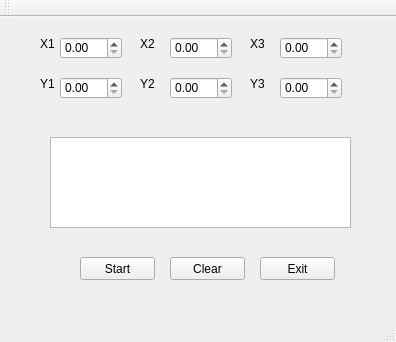
<?xml version="1.0" encoding="UTF-8"?>
<ui version="4.0">
 <class>lineal</class>
 <widget class="QMainWindow" name="lineal">
  <property name="geometry">
   <rect>
    <x>0</x>
    <y>0</y>
    <width>396</width>
    <height>342</height>
   </rect>
  </property>
  <property name="windowTitle">
   <string>lineal</string>
  </property>
  <widget class="QWidget" name="centralWidget">
   <widget class="QDoubleSpinBox" name="bx1">
    <property name="geometry">
     <rect>
      <x>60</x>
      <y>20</y>
      <width>62</width>
      <height>22</height>
     </rect>
    </property>
   </widget>
   <widget class="QDoubleSpinBox" name="by1">
    <property name="geometry">
     <rect>
      <x>60</x>
      <y>60</y>
      <width>62</width>
      <height>22</height>
     </rect>
    </property>
   </widget>
   <widget class="QPushButton" name="start">
    <property name="geometry">
     <rect>
      <x>80</x>
      <y>240</y>
      <width>75</width>
      <height>23</height>
     </rect>
    </property>
    <property name="text">
     <string>Start</string>
    </property>
   </widget>
   <widget class="QPushButton" name="clear">
    <property name="geometry">
     <rect>
      <x>170</x>
      <y>240</y>
      <width>75</width>
      <height>23</height>
     </rect>
    </property>
    <property name="text">
     <string>Clear</string>
    </property>
   </widget>
   <widget class="QPushButton" name="exit">
    <property name="geometry">
     <rect>
      <x>260</x>
      <y>240</y>
      <width>75</width>
      <height>23</height>
     </rect>
    </property>
    <property name="text">
     <string>Exit</string>
    </property>
   </widget>
   <widget class="QLabel" name="label">
    <property name="geometry">
     <rect>
      <x>40</x>
      <y>20</y>
      <width>47</width>
      <height>13</height>
     </rect>
    </property>
    <property name="text">
     <string>X1</string>
    </property>
   </widget>
   <widget class="QLabel" name="label_2">
    <property name="geometry">
     <rect>
      <x>40</x>
      <y>60</y>
      <width>47</width>
      <height>13</height>
     </rect>
    </property>
    <property name="text">
     <string>Y1</string>
    </property>
   </widget>
   <widget class="QDoubleSpinBox" name="bx2">
    <property name="geometry">
     <rect>
      <x>170</x>
      <y>20</y>
      <width>62</width>
      <height>22</height>
     </rect>
    </property>
   </widget>
   <widget class="QDoubleSpinBox" name="by2">
    <property name="geometry">
     <rect>
      <x>170</x>
      <y>60</y>
      <width>62</width>
      <height>22</height>
     </rect>
    </property>
   </widget>
   <widget class="QDoubleSpinBox" name="bx3">
    <property name="geometry">
     <rect>
      <x>280</x>
      <y>20</y>
      <width>62</width>
      <height>22</height>
     </rect>
    </property>
   </widget>
   <widget class="QDoubleSpinBox" name="by3">
    <property name="geometry">
     <rect>
      <x>280</x>
      <y>60</y>
      <width>62</width>
      <height>22</height>
     </rect>
    </property>
   </widget>
   <widget class="QLabel" name="label_3">
    <property name="geometry">
     <rect>
      <x>140</x>
      <y>20</y>
      <width>47</width>
      <height>13</height>
     </rect>
    </property>
    <property name="text">
     <string>X2</string>
    </property>
   </widget>
   <widget class="QLabel" name="label_4">
    <property name="geometry">
     <rect>
      <x>140</x>
      <y>60</y>
      <width>47</width>
      <height>13</height>
     </rect>
    </property>
    <property name="text">
     <string>Y2</string>
    </property>
   </widget>
   <widget class="QLabel" name="label_5">
    <property name="geometry">
     <rect>
      <x>250</x>
      <y>20</y>
      <width>47</width>
      <height>13</height>
     </rect>
    </property>
    <property name="text">
     <string>X3</string>
    </property>
   </widget>
   <widget class="QLabel" name="label_6">
    <property name="geometry">
     <rect>
      <x>250</x>
      <y>60</y>
      <width>47</width>
      <height>13</height>
     </rect>
    </property>
    <property name="text">
     <string>Y3</string>
    </property>
   </widget>
   <widget class="QTextEdit" name="Texto">
    <property name="geometry">
     <rect>
      <x>50</x>
      <y>120</y>
      <width>301</width>
      <height>91</height>
     </rect>
    </property>
   </widget>
  </widget>
  <widget class="QMenuBar" name="menuBar">
   <property name="geometry">
    <rect>
     <x>0</x>
     <y>0</y>
     <width>396</width>
     <height>21</height>
    </rect>
   </property>
  </widget>
  <widget class="QToolBar" name="mainToolBar">
   <attribute name="toolBarArea">
    <enum>TopToolBarArea</enum>
   </attribute>
   <attribute name="toolBarBreak">
    <bool>false</bool>
   </attribute>
  </widget>
  <widget class="QStatusBar" name="statusBar"/>
 </widget>
 <layoutdefault spacing="6" margin="11"/>
 <resources/>
 <connections>
  <connection>
   <sender>exit</sender>
   <signal>clicked()</signal>
   <receiver>lineal</receiver>
   <slot>close()</slot>
   <hints>
    <hint type="sourcelabel">
     <x>291</x>
     <y>284</y>
    </hint>
    <hint type="destinationlabel">
     <x>284</x>
     <y>311</y>
    </hint>
   </hints>
  </connection>
 </connections>
</ui>
